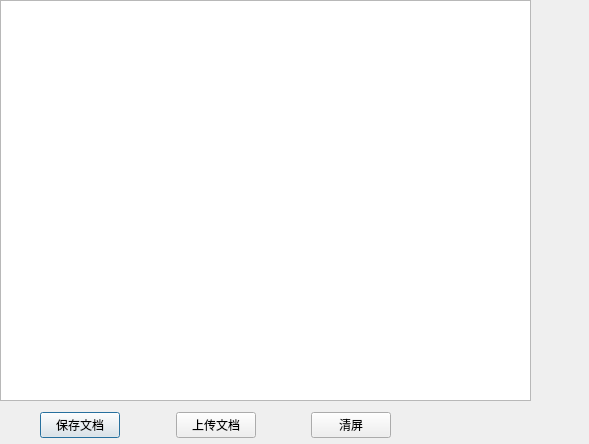
<?xml version="1.0" encoding="UTF-8"?>
<ui version="4.0">
 <class>file_shared</class>
 <widget class="QDialog" name="file_shared">
  <property name="geometry">
   <rect>
    <x>0</x>
    <y>0</y>
    <width>589</width>
    <height>444</height>
   </rect>
  </property>
  <property name="windowTitle">
   <string>Dialog</string>
  </property>
  <widget class="QTextEdit" name="textEdit">
   <property name="geometry">
    <rect>
     <x>0</x>
     <y>0</y>
     <width>531</width>
     <height>401</height>
    </rect>
   </property>
  </widget>
  <widget class="QWidget" name="">
   <property name="geometry">
    <rect>
     <x>40</x>
     <y>410</y>
     <width>351</width>
     <height>31</height>
    </rect>
   </property>
   <layout class="QHBoxLayout" name="horizontalLayout">
    <item>
     <widget class="QPushButton" name="saveButton">
      <property name="text">
       <string>保存文档</string>
      </property>
     </widget>
    </item>
    <item>
     <spacer name="horizontalSpacer_2">
      <property name="orientation">
       <enum>Qt::Horizontal</enum>
      </property>
      <property name="sizeHint" stdset="0">
       <size>
        <width>18</width>
        <height>20</height>
       </size>
      </property>
     </spacer>
    </item>
    <item>
     <widget class="QPushButton" name="uploadButton">
      <property name="text">
       <string>上传文档</string>
      </property>
     </widget>
    </item>
    <item>
     <spacer name="horizontalSpacer_3">
      <property name="orientation">
       <enum>Qt::Horizontal</enum>
      </property>
      <property name="sizeHint" stdset="0">
       <size>
        <width>18</width>
        <height>20</height>
       </size>
      </property>
     </spacer>
    </item>
    <item>
     <widget class="QPushButton" name="clear_Button">
      <property name="text">
       <string>清屏</string>
      </property>
     </widget>
    </item>
   </layout>
  </widget>
 </widget>
 <resources/>
 <connections/>
</ui>
